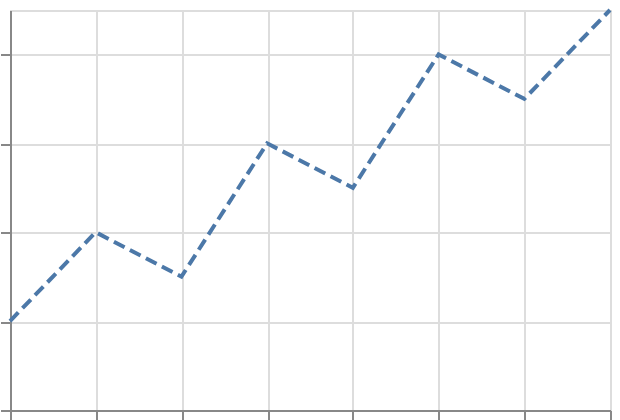

Describe this chart as a Vega-Lite specification.
### Vega-Lite specification from a JSON file in a GitHub repository (floating-point values rounded to 4 significant figures)
{"$schema": "https://vega.github.io/schema/vega-lite/v6.json", "padding": 5, "autosize": "none", "width": 300, "height": 200, "data": {"name": "table", "values": [{"c": "A", "g": "p", "x": 1, "y": 2, "v": 5, "t": "2024-01-15", "o": {"v": 3}, "IMDB Rating": 6.1, "d": "x1"}, {"c": "B", "g": "q", "x": 2, "y": 4, "v": 9, "t": "2024-02-20", "o": {"v": 7}, "IMDB Rating": 7.4, "d": "x2"}, {"c": "A", "g": "q", "x": 3, "y": 3, "v": 2, "t": "2024-03-05", "o": {"v": 1}, "IMDB Rating": 5.2, "d": "x1"}, {"c": "C", "g": "p", "x": 4, "y": 6, "v": 7, "t": "2024-05-30", "o": {"v": 4}, "IMDB Rating": 8.8, "d": "x3"}, {"c": "B", "g": "p", "x": 5, "y": 5, "v": 4, "t": "2024-07-11", "o": {"v": 9}, "IMDB Rating": 6.9, "d": "x2"}, {"c": "C", "g": "q", "x": 6, "y": 8, "v": 6, "t": "2024-09-02", "o": {"v": 2}, "IMDB Rating": 7.7, "d": "x3"}, {"c": "A", "g": "p", "x": 7, "y": 7, "v": 8, "t": "2024-11-25", "o": {"v": 5}, "IMDB Rating": 4.4, "d": "x1"}, {"c": "B", "g": "q", "x": 8, "y": 9, "v": 3, "t": "2024-12-31", "o": {"v": 8}, "IMDB Rating": 9.1, "d": "x2"}]}, "mark": "line", "encoding": {"x": {"field": "x", "type": "quantitative"}, "y": {"field": "y", "type": "quantitative"}, "strokeDash": {"value": [6, 3]}}}
